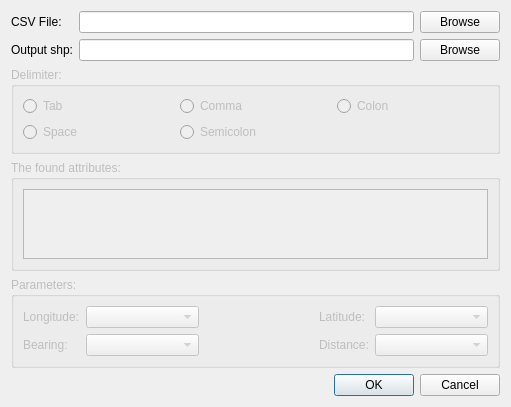
<?xml version="1.0" encoding="UTF-8"?>
<ui version="4.0">
 <class>Dialog</class>
 <widget class="QDialog" name="Dialog">
  <property name="geometry">
   <rect>
    <x>0</x>
    <y>0</y>
    <width>511</width>
    <height>406</height>
   </rect>
  </property>
  <property name="sizePolicy">
   <sizepolicy hsizetype="Preferred" vsizetype="Preferred">
    <horstretch>0</horstretch>
    <verstretch>0</verstretch>
   </sizepolicy>
  </property>
  <property name="windowTitle">
   <string>CSV2Vector</string>
  </property>
  <layout class="QGridLayout" name="gridLayout_3">
   <item row="3" column="0">
    <widget class="QGroupBox" name="groupBox_2">
     <property name="enabled">
      <bool>false</bool>
     </property>
     <property name="acceptDrops">
      <bool>false</bool>
     </property>
     <property name="title">
      <string>The found attributes:</string>
     </property>
     <layout class="QGridLayout" name="gridLayout_4">
      <item row="0" column="0">
       <widget class="QTableWidget" name="tableWidget">
        <property name="sizePolicy">
         <sizepolicy hsizetype="Preferred" vsizetype="Expanding">
          <horstretch>0</horstretch>
          <verstretch>0</verstretch>
         </sizepolicy>
        </property>
        <property name="maximumSize">
         <size>
          <width>16777215</width>
          <height>16777215</height>
         </size>
        </property>
        <property name="baseSize">
         <size>
          <width>0</width>
          <height>50</height>
         </size>
        </property>
       </widget>
      </item>
     </layout>
    </widget>
   </item>
   <item row="4" column="0">
    <widget class="QGroupBox" name="groupBox">
     <property name="enabled">
      <bool>false</bool>
     </property>
     <property name="title">
      <string>Parameters:</string>
     </property>
     <layout class="QGridLayout" name="gridLayout">
      <item row="0" column="1">
       <widget class="QComboBox" name="attrXCoordComboBox">
        <property name="sizePolicy">
         <sizepolicy hsizetype="Preferred" vsizetype="Preferred">
          <horstretch>0</horstretch>
          <verstretch>0</verstretch>
         </sizepolicy>
        </property>
       </widget>
      </item>
      <item row="0" column="3">
       <widget class="QLabel" name="label_5">
        <property name="text">
         <string>Latitude:</string>
        </property>
       </widget>
      </item>
      <item row="1" column="0">
       <widget class="QLabel" name="label_3">
        <property name="text">
         <string>Bearing:</string>
        </property>
       </widget>
      </item>
      <item row="0" column="4">
       <widget class="QComboBox" name="attrYCoordComboBox">
        <property name="sizePolicy">
         <sizepolicy hsizetype="Preferred" vsizetype="Preferred">
          <horstretch>0</horstretch>
          <verstretch>0</verstretch>
         </sizepolicy>
        </property>
       </widget>
      </item>
      <item row="1" column="4">
       <widget class="QComboBox" name="attrDistCoordComboBox">
        <property name="sizePolicy">
         <sizepolicy hsizetype="Expanding" vsizetype="Preferred">
          <horstretch>0</horstretch>
          <verstretch>0</verstretch>
         </sizepolicy>
        </property>
       </widget>
      </item>
      <item row="1" column="1">
       <widget class="QComboBox" name="attrAzCoordComboBox">
        <property name="sizePolicy">
         <sizepolicy hsizetype="Expanding" vsizetype="Fixed">
          <horstretch>0</horstretch>
          <verstretch>0</verstretch>
         </sizepolicy>
        </property>
       </widget>
      </item>
      <item row="1" column="3">
       <widget class="QLabel" name="label_6">
        <property name="text">
         <string>Distance:</string>
        </property>
       </widget>
      </item>
      <item row="0" column="0">
       <widget class="QLabel" name="label_4">
        <property name="text">
         <string>Longitude:</string>
        </property>
       </widget>
      </item>
      <item row="1" column="2">
       <spacer name="horizontalSpacer_2">
        <property name="orientation">
         <enum>Qt::Horizontal</enum>
        </property>
        <property name="sizeHint" stdset="0">
         <size>
          <width>40</width>
          <height>20</height>
         </size>
        </property>
       </spacer>
      </item>
     </layout>
     <zorder>label_4</zorder>
     <zorder>label_5</zorder>
     <zorder>attrYCoordComboBox</zorder>
     <zorder>attrXCoordComboBox</zorder>
     <zorder>label_3</zorder>
     <zorder>attrAzCoordComboBox</zorder>
     <zorder>label_6</zorder>
     <zorder>attrDistCoordComboBox</zorder>
     <zorder>horizontalSpacer_2</zorder>
    </widget>
   </item>
   <item row="1" column="0">
    <widget class="QGroupBox" name="groupBox_3">
     <property name="enabled">
      <bool>false</bool>
     </property>
     <property name="title">
      <string>Delimiter:</string>
     </property>
     <layout class="QGridLayout" name="gridLayout_5">
      <item row="2" column="0">
       <widget class="QRadioButton" name="delimiterSpaceRadioButton">
        <property name="text">
         <string>Space</string>
        </property>
       </widget>
      </item>
      <item row="1" column="0">
       <widget class="QRadioButton" name="delimiterTabRadioButton">
        <property name="text">
         <string>Tab</string>
        </property>
        <property name="checkable">
         <bool>true</bool>
        </property>
        <property name="checked">
         <bool>false</bool>
        </property>
       </widget>
      </item>
      <item row="1" column="1">
       <widget class="QRadioButton" name="delimiterCommaRadioButton">
        <property name="text">
         <string>Comma</string>
        </property>
       </widget>
      </item>
      <item row="2" column="1">
       <widget class="QRadioButton" name="delimiterSemicolonRadioButton">
        <property name="text">
         <string>Semicolon</string>
        </property>
       </widget>
      </item>
      <item row="1" column="2">
       <widget class="QRadioButton" name="delimiterColonRadioButton">
        <property name="text">
         <string>Colon</string>
        </property>
       </widget>
      </item>
     </layout>
    </widget>
   </item>
   <item row="8" column="0">
    <widget class="QDialogButtonBox" name="buttonBox">
     <property name="orientation">
      <enum>Qt::Horizontal</enum>
     </property>
     <property name="standardButtons">
      <set>QDialogButtonBox::Cancel|QDialogButtonBox::Ok</set>
     </property>
     <property name="centerButtons">
      <bool>false</bool>
     </property>
    </widget>
   </item>
   <item row="0" column="0">
    <layout class="QGridLayout" name="gridLayout_2">
     <item row="0" column="2">
      <widget class="QPushButton" name="selectCSVFileButton">
       <property name="text">
        <string>Browse</string>
       </property>
      </widget>
     </item>
     <item row="0" column="0">
      <widget class="QLabel" name="label">
       <property name="text">
        <string>CSV File:</string>
       </property>
      </widget>
     </item>
     <item row="0" column="1">
      <widget class="QLineEdit" name="csvFileEdit">
       <property name="readOnly">
        <bool>true</bool>
       </property>
      </widget>
     </item>
     <item row="1" column="0">
      <widget class="QLabel" name="label_2">
       <property name="text">
        <string>Output shp:</string>
       </property>
      </widget>
     </item>
     <item row="1" column="1">
      <widget class="QLineEdit" name="shpFileEdit">
       <property name="readOnly">
        <bool>true</bool>
       </property>
      </widget>
     </item>
     <item row="1" column="2">
      <widget class="QPushButton" name="selectSHPFileButton">
       <property name="text">
        <string>Browse</string>
       </property>
      </widget>
     </item>
    </layout>
   </item>
  </layout>
 </widget>
 <resources/>
 <connections>
  <connection>
   <sender>buttonBox</sender>
   <signal>accepted()</signal>
   <receiver>Dialog</receiver>
   <slot>accept()</slot>
   <hints>
    <hint type="sourcelabel">
     <x>248</x>
     <y>254</y>
    </hint>
    <hint type="destinationlabel">
     <x>157</x>
     <y>274</y>
    </hint>
   </hints>
  </connection>
  <connection>
   <sender>buttonBox</sender>
   <signal>rejected()</signal>
   <receiver>Dialog</receiver>
   <slot>reject()</slot>
   <hints>
    <hint type="sourcelabel">
     <x>316</x>
     <y>260</y>
    </hint>
    <hint type="destinationlabel">
     <x>286</x>
     <y>274</y>
    </hint>
   </hints>
  </connection>
 </connections>
</ui>
